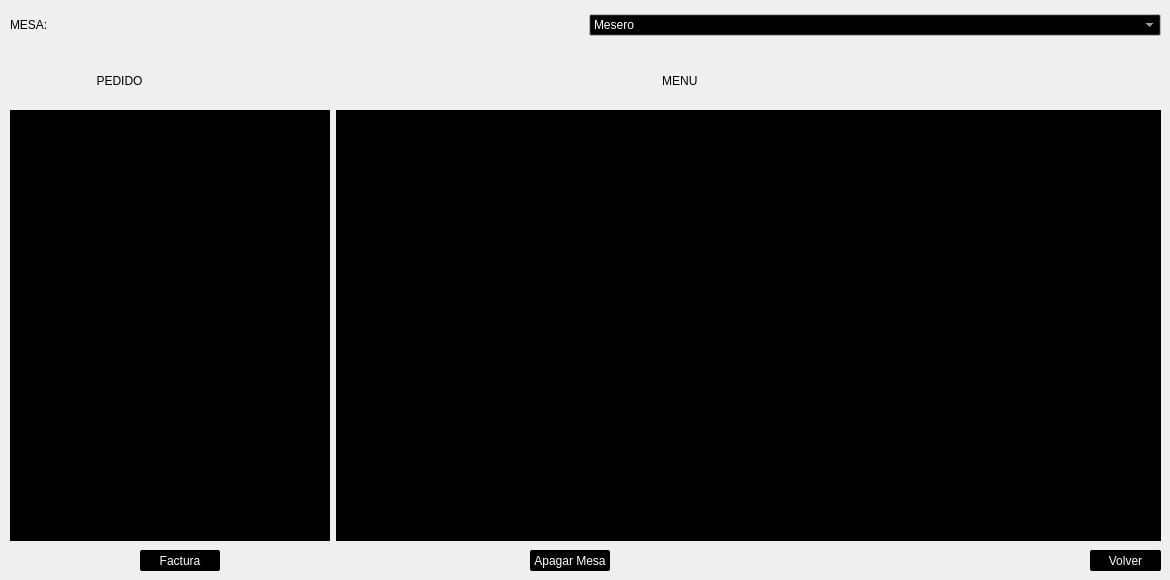
      <widget class="QWidget" name="Menu">
       <widget class="QPushButton" name="volverPB">
        <property name="geometry">
         <rect>
          <x>1090</x>
          <y>550</y>
          <width>71</width>
          <height>21</height>
         </rect>
        </property>
        <property name="maximumSize">
         <size>
          <width>100</width>
          <height>16777215</height>
         </size>
        </property>
        <property name="styleSheet">
         <string notr="true">QPushButton
{
	background-color: #000000;
	color: #ffffff;
	font: 8pt &quot;Tw Cen MT Condensed Extra Bold&quot;;
	border: 0px solid;
	border-radius: 2px;

}


QPushButton::hover
{
	background-color: #5d5d5d;  

}


QPushButton::pressed
{
	background-color: #5d5d5d;

}


QPushButton::checked
{
	background-color: #5d5d5d;

}

QPushButton:disabled {
	background-color:#5d5d5d;
}</string>
        </property>
        <property name="text">
         <string>Volver</string>
        </property>
       </widget>
       <widget class="QWidget" name="layoutWidget">
        <property name="geometry">
         <rect>
          <x>10</x>
          <y>110</y>
          <width>1151</width>
          <height>431</height>
         </rect>
        </property>
        <layout class="QGridLayout" name="gridLayout_2">
         <item row="0" column="0">
          <widget class="QScrollArea" name="pedidoSA">
           <property name="maximumSize">
            <size>
             <width>320</width>
             <height>16777215</height>
            </size>
           </property>
           <property name="palette">
            <palette>
             <active>
              <colorrole role="Base">
               <brush brushstyle="SolidPattern">
                <color alpha="255">
                 <red>255</red>
                 <green>255</green>
                 <blue>255</blue>
                </color>
               </brush>
              </colorrole>
              <colorrole role="Window">
               <brush brushstyle="SolidPattern">
                <color alpha="255">
                 <red>0</red>
                 <green>0</green>
                 <blue>0</blue>
                </color>
               </brush>
              </colorrole>
             </active>
             <inactive>
              <colorrole role="Base">
               <brush brushstyle="SolidPattern">
                <color alpha="255">
                 <red>255</red>
                 <green>255</green>
                 <blue>255</blue>
                </color>
               </brush>
              </colorrole>
              <colorrole role="Window">
               <brush brushstyle="SolidPattern">
                <color alpha="255">
                 <red>0</red>
                 <green>0</green>
                 <blue>0</blue>
                </color>
               </brush>
              </colorrole>
             </inactive>
             <disabled>
              <colorrole role="Base">
               <brush brushstyle="SolidPattern">
                <color alpha="255">
                 <red>0</red>
                 <green>0</green>
                 <blue>0</blue>
                </color>
               </brush>
              </colorrole>
              <colorrole role="Window">
               <brush brushstyle="SolidPattern">
                <color alpha="255">
                 <red>0</red>
                 <green>0</green>
                 <blue>0</blue>
                </color>
               </brush>
              </colorrole>
             </disabled>
            </palette>
           </property>
           <property name="widgetResizable">
            <bool>true</bool>
           </property>
           <widget class="QWidget" name="scrollAreaWidgetContents">
            <property name="geometry">
             <rect>
              <x>0</x>
              <y>0</y>
              <width>318</width>
              <height>427</height>
             </rect>
            </property>
            <layout class="QGridLayout" name="gridLayout_7">
             <item row="0" column="0">
              <layout class="QGridLayout" name="pedidosGL"/>
             </item>
            </layout>
           </widget>
          </widget>
         </item>
         <item row="0" column="1">
          <widget class="QScrollArea" name="menuSA">
           <property name="palette">
            <palette>
             <active>
              <colorrole role="Base">
               <brush brushstyle="SolidPattern">
                <color alpha="255">
                 <red>38</red>
                 <green>39</green>
                 <blue>40</blue>
                </color>
               </brush>
              </colorrole>
              <colorrole role="Window">
               <brush brushstyle="SolidPattern">
                <color alpha="255">
                 <red>0</red>
                 <green>0</green>
                 <blue>0</blue>
                </color>
               </brush>
              </colorrole>
             </active>
             <inactive>
              <colorrole role="Base">
               <brush brushstyle="SolidPattern">
                <color alpha="255">
                 <red>38</red>
                 <green>39</green>
                 <blue>40</blue>
                </color>
               </brush>
              </colorrole>
              <colorrole role="Window">
               <brush brushstyle="SolidPattern">
                <color alpha="255">
                 <red>0</red>
                 <green>0</green>
                 <blue>0</blue>
                </color>
               </brush>
              </colorrole>
             </inactive>
             <disabled>
              <colorrole role="Base">
               <brush brushstyle="SolidPattern">
                <color alpha="255">
                 <red>0</red>
                 <green>0</green>
                 <blue>0</blue>
                </color>
               </brush>
              </colorrole>
              <colorrole role="Window">
               <brush brushstyle="SolidPattern">
                <color alpha="255">
                 <red>0</red>
                 <green>0</green>
                 <blue>0</blue>
                </color>
               </brush>
              </colorrole>
             </disabled>
            </palette>
           </property>
           <property name="widgetResizable">
            <bool>true</bool>
           </property>
           <widget class="QWidget" name="widget">
            <property name="geometry">
             <rect>
              <x>0</x>
              <y>0</y>
              <width>821</width>
              <height>427</height>
             </rect>
            </property>
            <layout class="QGridLayout" name="gridLayout_9">
             <item row="0" column="0">
              <layout class="QGridLayout" name="menuGL"/>
             </item>
            </layout>
           </widget>
          </widget>
         </item>
        </layout>
       </widget>
       <widget class="QWidget" name="layoutWidget">
        <property name="geometry">
         <rect>
          <x>10</x>
          <y>10</y>
          <width>1151</width>
          <height>31</height>
         </rect>
        </property>
        <layout class="QGridLayout" name="gridLayout_3">
         <item row="0" column="1">
          <widget class="QComboBox" name="meserosCB">
           <property name="palette">
            <palette>
             <active>
              <colorrole role="WindowText">
               <brush brushstyle="SolidPattern">
                <color alpha="255">
                 <red>255</red>
                 <green>255</green>
                 <blue>255</blue>
                </color>
               </brush>
              </colorrole>
              <colorrole role="Button">
               <brush brushstyle="SolidPattern">
                <color alpha="255">
                 <red>0</red>
                 <green>0</green>
                 <blue>0</blue>
                </color>
               </brush>
              </colorrole>
              <colorrole role="ButtonText">
               <brush brushstyle="SolidPattern">
                <color alpha="255">
                 <red>255</red>
                 <green>255</green>
                 <blue>255</blue>
                </color>
               </brush>
              </colorrole>
              <colorrole role="Base">
               <brush brushstyle="SolidPattern">
                <color alpha="255">
                 <red>255</red>
                 <green>255</green>
                 <blue>255</blue>
                </color>
               </brush>
              </colorrole>
              <colorrole role="Window">
               <brush brushstyle="SolidPattern">
                <color alpha="255">
                 <red>255</red>
                 <green>255</green>
                 <blue>255</blue>
                </color>
               </brush>
              </colorrole>
             </active>
             <inactive>
              <colorrole role="WindowText">
               <brush brushstyle="SolidPattern">
                <color alpha="255">
                 <red>255</red>
                 <green>255</green>
                 <blue>255</blue>
                </color>
               </brush>
              </colorrole>
              <colorrole role="Button">
               <brush brushstyle="SolidPattern">
                <color alpha="255">
                 <red>0</red>
                 <green>0</green>
                 <blue>0</blue>
                </color>
               </brush>
              </colorrole>
              <colorrole role="ButtonText">
               <brush brushstyle="SolidPattern">
                <color alpha="255">
                 <red>255</red>
                 <green>255</green>
                 <blue>255</blue>
                </color>
               </brush>
              </colorrole>
              <colorrole role="Base">
               <brush brushstyle="SolidPattern">
                <color alpha="255">
                 <red>255</red>
                 <green>255</green>
                 <blue>255</blue>
                </color>
               </brush>
              </colorrole>
              <colorrole role="Window">
               <brush brushstyle="SolidPattern">
                <color alpha="255">
                 <red>255</red>
                 <green>255</green>
                 <blue>255</blue>
                </color>
               </brush>
              </colorrole>
             </inactive>
             <disabled>
              <colorrole role="WindowText">
               <brush brushstyle="SolidPattern">
                <color alpha="255">
                 <red>120</red>
                 <green>120</green>
                 <blue>120</blue>
                </color>
               </brush>
              </colorrole>
              <colorrole role="Button">
               <brush brushstyle="SolidPattern">
                <color alpha="255">
                 <red>0</red>
                 <green>0</green>
                 <blue>0</blue>
                </color>
               </brush>
              </colorrole>
              <colorrole role="ButtonText">
               <brush brushstyle="SolidPattern">
                <color alpha="255">
                 <red>120</red>
                 <green>120</green>
                 <blue>120</blue>
                </color>
               </brush>
              </colorrole>
              <colorrole role="Base">
               <brush brushstyle="SolidPattern">
                <color alpha="255">
                 <red>255</red>
                 <green>255</green>
                 <blue>255</blue>
                </color>
               </brush>
              </colorrole>
              <colorrole role="Window">
               <brush brushstyle="SolidPattern">
                <color alpha="255">
                 <red>255</red>
                 <green>255</green>
                 <blue>255</blue>
                </color>
               </brush>
              </colorrole>
             </disabled>
            </palette>
           </property>
           <property name="styleSheet">
            <string notr="true">font: 10pt &quot;Tw Cen MT Condensed Extra Bold&quot;;</string>
           </property>
           <item>
            <property name="text">
             <string>Mesero</string>
            </property>
           </item>
           <item>
            <property name="text">
             <string>Diego Aldair Cabezas Valadez</string>
            </property>
           </item>
           <item>
            <property name="text">
             <string>Jazmin Camacho Guzman</string>
            </property>
           </item>
           <item>
            <property name="text">
             <string>Nicolas Gomes Alvarez</string>
            </property>
           </item>
           <item>
            <property name="text">
             <string>Hilario Raygozo Gutierrez</string>
            </property>
           </item>
           <item>
            <property name="text">
             <string>Alejandro Zarate Macias</string>
            </property>
           </item>
          </widget>
         </item>
         <item row="0" column="0">
          <widget class="QLabel" name="mesaLB">
           <property name="styleSheet">
            <string notr="true">font: 16pt &quot;Tw Cen MT Condensed Extra Bold&quot;;</string>
           </property>
           <property name="text">
            <string>MESA: </string>
           </property>
          </widget>
         </item>
        </layout>
       </widget>
       <widget class="QWidget" name="layoutWidget">
        <property name="geometry">
         <rect>
          <x>10</x>
          <y>60</y>
          <width>1151</width>
          <height>41</height>
         </rect>
        </property>
        <layout class="QGridLayout" name="gridLayout_4">
         <item row="0" column="0">
          <widget class="QLabel" name="pedidoLB">
           <property name="styleSheet">
            <string notr="true">font: 16pt &quot;Tw Cen MT Condensed Extra Bold&quot;;
</string>
           </property>
           <property name="text">
            <string>                          PEDIDO</string>
           </property>
          </widget>
         </item>
         <item row="0" column="1">
          <widget class="QLabel" name="menuLB">
           <property name="styleSheet">
            <string notr="true">font: 16pt &quot;Tw Cen MT Condensed Extra Bold&quot;;
</string>
           </property>
           <property name="text">
            <string>                      MENU</string>
           </property>
          </widget>
         </item>
        </layout>
       </widget>
       <widget class="QPushButton" name="facturaPB">
        <property name="geometry">
         <rect>
          <x>140</x>
          <y>550</y>
          <width>80</width>
          <height>21</height>
         </rect>
        </property>
        <property name="styleSheet">
         <string notr="true">QPushButton
{
	background-color: #000000;
	color: #ffffff;
	font: 8pt &quot;Tw Cen MT Condensed Extra Bold&quot;;
	border: 0px solid;
	border-radius: 2px;

}


QPushButton::hover
{
	background-color: #5d5d5d;  

}


QPushButton::pressed
{
	background-color: #5d5d5d;

}


QPushButton::checked
{
	background-color: #5d5d5d;

}

QPushButton:disabled {
	background-color:#5d5d5d;
}</string>
        </property>
        <property name="text">
         <string>Factura</string>
        </property>
       </widget>
       <widget class="QPushButton" name="apagarPB">
        <property name="geometry">
         <rect>
          <x>530</x>
          <y>550</y>
          <width>80</width>
          <height>21</height>
         </rect>
        </property>
        <property name="styleSheet">
         <string notr="true">QPushButton
{
	background-color: #000000;
	color: #ffffff;
	font: 8pt &quot;Tw Cen MT Condensed Extra Bold&quot;;
	border: 0px solid;
	border-radius: 2px;

}


QPushButton::hover
{
	background-color: #5d5d5d;  

}


QPushButton::pressed
{
	background-color: #5d5d5d;

}


QPushButton::checked
{
	background-color: #5d5d5d;

}

QPushButton:disabled {
	background-color:#5d5d5d;
}</string>
        </property>
        <property name="text">
         <string>Apagar Mesa</string>
        </property>
       </widget>
      </widget>
